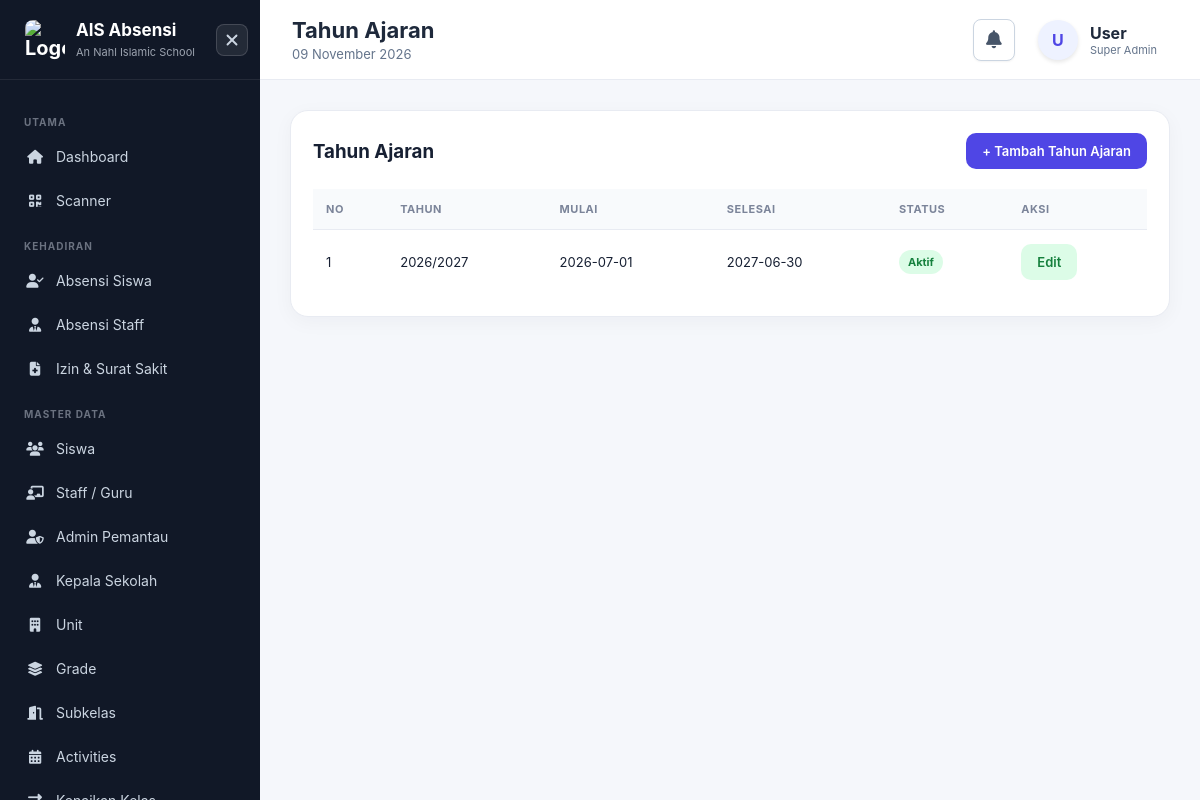
Page /academic_years/index.php (signed in) on the committed database.
### tables this page shows
CREATE TABLE `app_menus` (
  `id` int unsigned NOT NULL AUTO_INCREMENT,
  `menu_key` varchar(50) DEFAULT NULL COMMENT 'Identifier unik, digunakan di checkUserAccess()',
  `menu_name` varchar(100) NOT NULL,
  `category` varchar(50) NOT NULL DEFAULT 'UTAMA',
  `menu_url` varchar(255) NOT NULL,
  `menu_icon` varchar(50) DEFAULT NULL COMMENT 'Class FontAwesome: fa-home, fa-qrcode, dst.',
  `parent_id` int unsigned DEFAULT NULL,
  `sort_order` int DEFAULT '0',
  `is_active` tinyint(1) DEFAULT '1',
  PRIMARY KEY (`id`),
  UNIQUE KEY `uq_menu_key` (`menu_key`)
);

CREATE TABLE `academic_years` (
  `id` bigint unsigned NOT NULL AUTO_INCREMENT,
  `name` varchar(20) NOT NULL,
  `start_date` date NOT NULL,
  `end_date` date NOT NULL,
  `status` enum('draft','active','closed') NOT NULL DEFAULT 'draft',
  `created_at` timestamp NULL DEFAULT CURRENT_TIMESTAMP,
  `updated_at` timestamp NULL DEFAULT CURRENT_TIMESTAMP ON UPDATE CURRENT_TIMESTAMP,
  PRIMARY KEY (`id`),
  UNIQUE KEY `name` (`name`)
);

### config/security.php (called while the page is built, shortened)
<?php
function e($value)
{
    return htmlspecialchars(
        $value ?? '',
        ENT_QUOTES,
        'UTF-8'
    );
}

### public/academic_years/index.php (the view, shortened to what this page needs)
<?php
require_once '../../config/database.php';
require_once '../../config/security.php';
$years =
    $pdo->query("
        SELECT *
        FROM academic_years
        ORDER BY
            start_date DESC
    ")->fetchAll();
require '../../includes/header.php';
?>
<div class="card">
<div class="card-header">
<h3>
    Tahun Ajaran
</h3>
<a
    href="create.php"
    class="btn btn-primary"
>
    + Tambah Tahun Ajaran
</a>
</div>
<div class="table-wrapper">
<table>
<thead>
<tr>
<th>No</th>
<th>Tahun</th>
<th>Mulai</th>
<th>Selesai</th>
<th>Status</th>
<th>Aksi</th>
</tr>
</thead>
<tbody>
<?php foreach (
    $years as $index => $year
): ?>
<tr>
<td>
    <?= $index + 1 ?>
</td>
<td>
    <?= e($year['name']) ?>
</td>
<td>
    <?= e($year['start_date']) ?>
</td>
<td>
    <?= e($year['end_date']) ?>
</td>
<td>
<?php if (
    $year['status'] === 'active'
): ?>
<span class="badge badge-success">
    Aktif
</span>
<?php elseif (
    $year['status'] === 'closed'
): ?>
<span class="badge badge-danger">
    Ditutup
</span>
<?php else: ?>
<span class="badge">
    Draft
</span>
<?php endif; ?>
</td>
<td>
<a
    href="edit.php?id=<?= $year['id'] ?>"
    class="btn btn-success"
>
    Edit
</a>
</td>
</tr>
<?php endforeach; ?>
</tbody>
</table>
</div>
</div>
<?php require '../../includes/footer.php'; ?>

### includes/sidebar.php (shortened to what this page needs)
<?php
$currentRole = $_SESSION['role'] ?? '';
$isSuperAdmin = ($currentRole === 'super_admin');
$currentUserId = (int)($_SESSION['user_id'] ?? 0);
global $pdo;
$rawMenus = [];
if (isset($pdo) && $currentUserId > 0) {
    if ($isSuperAdmin) {
        $stmtNav = $pdo->query("
            SELECT id, menu_key, menu_name, category, menu_url, menu_icon, parent_id, sort_order
            FROM app_menus
            WHERE is_active = 1
            ORDER BY sort_order ASC, id ASC
        ");
        $rawMenus = $stmtNav->fetchAll(PDO::FETCH_ASSOC);
    }
}
$menuUrlMap = [
    'dashboard'             => '/dashboard.php',
    'scanner'               => '/scanner.php',
    'attendance_students'   => '/attendance/students.php',
    'attendance_staff'      => '/attendance/staff.php',
    'student_permits'       => '/attendance/permits.php',
    'student_achievements'  => '/achievements/index.php',
    'master_students'       => '/students/index.php',
    'master_staff'          => '/staff/index.php',
    'master_admins'         => '/admins/index.php',
    'master_kepsek'         => '/kepala_sekolah/index.php',
    'master_units'          => '/units/index.php',
    'master_grades'         => '/grades/index.php',
    'master_classes'        => '/classes/index.php',
    'master_activities'     => '/activities/index.php',
    'master_enrollments'    => '/enrollments/index.php',
    'master_schedules'      => '/weekly_schedules/index.php',
    'master_academic_years' => '/academic_years/index.php',
    'reports_attendance'    => '/reports/index.php',
    'reports_overtimes'     => '/overtimes/index.php',
    'access_control'        => '/kelola/index.php',
    'user_activity'         => '/kelola/activity.php',
    'activity_logs'         => '/kelola/audit_logs.php',
    'auto_attendance'       => '/kelola/auto_attendance.php',
    'data_cctv'             => '/cctv/index.php',
    'whatsapp_notif'        => '/whatsapp/index.php',
    'mentoring_dashboard'   => '/mentoring/index.php',
    'mentoring_assignments' => '/mentoring/assignments.php',
    'mentoring_report'      => '/mentoring/report.php',
    'mentoring_adab'        => '/mentoring/adab_monitoring.php',
    'mentoring_curriculum'  => '/mentoring/curriculum.php',
    'supervisi_dashboard'   => '/supervisi/index.php',
    'supervisi_sejawat'     => '/supervisi/peer.php',
    'supervisi_kepsek'      => '/supervisi/principal.php',
    'supervisi_jadwal'      => '/supervisi/schedules.php',
    'supervisi_rekap'       => '/supervisi/reports.php',
    'supervisi_rubrik'      => '/supervisi/rubrics.php',
    'kinerja_nilai_paralel'      => '/kinerja/index.php',
    'kinerja_tertinggi_terendah' => '/kinerja/tertinggi_terendah.php',
];
$allMenuUrls = [];
if (!empty($rawMenus)) {
    foreach ($rawMenus as $rm) {
        if (!empty($rm['menu_key']) && isset($menuUrlMap[$rm['menu_key']])) {
            $allMenuUrls[] = $menuUrlMap[$rm['menu_key']];
        } elseif (!empty($rm['menu_url']) && $rm['menu_url'] !== '#') {
            $allMenuUrls[] = '/' . ltrim($rm['menu_url'], '/');
        }
    }
}
$currentPath = parse_url($_SERVER['REQUEST_URI'] ?? '', PHP_URL_PATH);
if (!function_exists('isActiveMenu')) {
    function isActiveMenu(string $menuUrl, string $currentPath, ?array $knownUrls = null): bool {
        $curr = str_replace('\\', '/', $currentPath);
        $urlPath = '/' . ltrim($menuUrl, '/');
        if (strpos($curr, $urlPath) !== false) {
            return true;
        }
        $currentFilename = basename($curr);
        $dir = dirname(ltrim($menuUrl, '/'));
        return false;
    }
}
$parentsByCategory = [];
$childrenByParentId = [];
foreach ($rawMenus as $m) {
    $parentId = !empty($m['parent_id']) ? (int)$m['parent_id'] : 0;
    if ($parentId > 0) {
        $childrenByParentId[$parentId][] = $m;
    } else {
        $cat = strtoupper($m['category'] ?? 'LAINNYA');
        $parentsByCategory[$cat][] = $m;
    }
}
?>
<aside class="sidebar" id="sidebar">
    <div class="brand" style="position: relative;">
        <div style="display: flex; align-items: center; gap: 10px;">
            <div class="brand-icon" style="background:transparent; padding:0; display:flex; justify-content:center; align-items:center;">
                <img src="<?= BASE_URL ?>/favicon.png" alt="Logo" style="width: 40px; height: 40px; border-radius: 8px; object-fit: cover;">
            </div>
            <div>
                <strong>AIS Absensi</strong>
                <small>An Nahl Islamic School</small>
            </div>
        </div>
        <button id="closeSidebar" class="btn-close-sidebar" onclick="closeSidebarMenu(event)" title="Tutup Menu" type="button">
            <svg width="18" height="18" viewBox="0 0 24 24" fill="none" stroke="currentColor" stroke-width="2.5" stroke-linecap="round" stroke-linejoin="round" style="pointer-events: none;">
                <line x1="18" y1="6" x2="6" y2="18"></line>
                <line x1="6" y1="6" x2="18" y2="18"></line>
            </svg>
        </button>
    </div>
    <nav>
        <?php if (empty($rawMenus)): ?>
            <div style="padding: 20px 12px; color: #94a3b8; font-size: 13px; text-align: center;">
                <i class="fa-solid fa-lock" style="display:block; font-size:24px; margin-bottom:8px;"></i>
                Belum ada menu yang diizinkan.
            </div>
        <?php else: ?>
            <?php foreach ($parentsByCategory as $category => $items): ?>
                <span class="menu-title"><?= htmlspecialchars($category) ?></span>
                <?php foreach ($items as $item):
                    $itemId = (int)$item['id'];
                    $hasChildren = !empty($childrenByParentId[$itemId]);
                    if ($hasChildren):
                        $children = $childrenByParentId[$itemId];
                        $isAnyChildActive = false;
                        foreach ($children as $ch) {
                            $chTarget = $menuUrlMap[$ch['menu_key']] ?? ('/' . ltrim($ch['menu_url'], '/'));
                            if (isActiveMenu($chTarget, $currentPath, $allMenuUrls)) {
                                $isAnyChildActive = true;
                                break;
                            }
                        }
                        $parentIcon = !empty($item['menu_icon']) ? $item['menu_icon'] : 'fa-folder';
                        if (strpos($parentIcon, 'fa-') !== false && strpos($parentIcon, 'fa-solid ') === false) {
                            $parentIcon = 'fa-solid ' . $parentIcon;
                        }
                        $dropdownKey = 'sidebar_dd_' . $itemId;
                    ?>
                        <div class="sidebar-dropdown">
                            <button type="button"
                                    class="sidebar-dropdown-btn <?= $isAnyChildActive ? 'has-active-child open' : '' ?>"
                                    id="btn_<?= $dropdownKey ?>"
                                    onclick="toggleSidebarDropdown('<?= $dropdownKey ?>', event)">
                                <div class="parent-info">
                                    <i class="<?= htmlspecialchars($parentIcon) ?>" style="width:18px; text-align:center;"></i>
                                    <span><?= htmlspecialchars($item['menu_name']) ?></span>
                                </div>
                                <i class="fa-solid fa-chevron-down chevron-icon"></i>
                            </button>
                            <div class="sidebar-submenu <?= $isAnyChildActive ? 'show' : '' ?>" id="<?= $dropdownKey ?>">
                                <?php foreach ($children as $child):
                                    $chTarget = $menuUrlMap[$child['menu_key']] ?? ('/' . ltrim($child['menu_url'], '/'));
                                    $chUrl = BASE_URL . $chTarget;
                                    $chActive = isActiveMenu($chTarget, $currentPath, $allMenuUrls);
                                    $chIcon = !empty($child['menu_icon']) ? $child['menu_icon'] : 'fa-circle-dot';
                                    if (strpos($chIcon, 'fa-') !== false && strpos($chIcon, 'fa-solid ') === false) {
                                        $chIcon = 'fa-solid ' . $chIcon;
                                    }
                                ?>
                                    <a href="<?= $chUrl ?>" class="<?= $chActive ? 'active' : '' ?>">
                                        <i class="<?= htmlspecialchars($chIcon) ?>" style="width:16px; font-size:12px; text-align:center;"></i>
                                        <span><?= htmlspecialchars($child['menu_name']) ?></span>
                                    </a>
                                <?php endforeach; ?>
                            </div>
                        </div>
                    <?php else:
                        $targetPath = $menuUrlMap[$item['menu_key']] ?? ('/' . ltrim($item['menu_url'], '/'));
                        $url = BASE_URL . $targetPath;
                        $isActive = isActiveMenu($targetPath, $currentPath, $allMenuUrls);
                        $iconClass = !empty($item['menu_icon']) ? $item['menu_icon'] : 'fa-circle';
                        if (strpos($iconClass, 'fa-') !== false && strpos($iconClass, 'fa-solid ') === false) {
                            $iconClass = 'fa-solid ' . $iconClass;
                        }
                        $isScanner = ($item['menu_key'] === 'scanner');
                        $extraAttr = $isScanner ? ' onclick="handleScannerMenuClick(event)"' : '';
                    ?>
                        <a href="<?= $url ?>"<?= $isActive ? ' class="active"' : '' ?><?= $extraAttr ?>>
                            <i class="<?= htmlspecialchars($iconClass) ?>" style="width:18px; text-align:center;"></i>
                            <span><?= htmlspecialchars($item['menu_name']) ?></span>
                        </a>
                    <?php endif; ?>
                <?php endforeach; ?>
            <?php endforeach; ?>
        <?php endif; ?>
    </nav>
</aside>

### assets/css/style.css (style rules this page uses)
* { box-sizing: border-box; }
:root { --primary: #4f46e5; --primary-dark: #3730a3; --bg: #f5f7fb; --card: #ffffff; --text: #172033; --muted: #7b8499; --border: #e8ebf2; --success: #16a34a; --danger: #dc2626; --warning: #d97706; --sidebar: #111827; }
body { margin: 0; font-family: Inter, Arial, sans-serif; background: var(--bg); color: var(--text); }
a { text-decoration: none; color: inherit; }
.sidebar { width: 260px; background: var(--sidebar); color: white; position: fixed; left: 0; top: 0; bottom: 0; z-index: 100; overflow-y: auto; }
.brand { height: 80px; display: flex; align-items: center; gap: 12px; padding: 0 24px; border-bottom: 1px solid rgba(255,255,255,.08); }
.brand-icon { width: 42px; height: 42px; border-radius: 12px; display: grid; place-items: center; background: linear-gradient( 135deg, #6366f1, #8b5cf6 ); font-weight: bold; font-size: 20px; }
.brand strong { display: block; font-size: 17px; }
.brand small { color: #9ca3af; font-size: 11px; }
nav { padding: 20px 12px; }
.menu-title { display: block; padding: 16px 12px 8px; color: #6b7280; font-size: 10px; font-weight: bold; letter-spacing: 1px; }
nav a { display: flex; align-items: center; gap: 12px; padding: 12px 14px; border-radius: 10px; color: #cbd5e1; font-size: 14px; margin-bottom: 3px; transition: .2s; }
.card { background: white; border: 1px solid var(--border); border-radius: 18px; padding: 22px; box-shadow: 0 5px 20px rgba(15,23,42,.04); margin-bottom: 20px; }
.card-header { display: flex; justify-content: space-between; align-items: center; margin-bottom: 20px; }
.card-header h3 { margin: 0; }
.btn { display: inline-flex; align-items: center; justify-content: center; gap: 7px; padding: 10px 16px; border: 0; border-radius: 10px; cursor: pointer; font-size: 13px; font-weight: 600; }
.btn-primary { background: var(--primary); color: white; }
.btn-success { background: #dcfce7; color: #15803d; }
.table-wrapper { width: 100%; overflow-x: auto; }
table { width: 100%; border-collapse: collapse; min-width: 700px; }
th { text-align: left; font-size: 11px; text-transform: uppercase; letter-spacing: .5px; color: var(--muted); padding: 13px; background: #f8fafc; }
td { padding: 14px 13px; border-top: 1px solid var(--border); font-size: 13px; }
.badge { display: inline-flex; padding: 5px 9px; border-radius: 20px; font-size: 11px; font-weight: 700; }
.badge-success { color: #15803d; background: #dcfce7; }
.table-wrapper { width: 100%; overflow-x: auto; -webkit-overflow-scrolling: touch; }

### includes/header.php (style rules this page uses)
.btn-close-sidebar { position: absolute; right: 12px; top: 50%; transform: translateY(-50%); background: rgba(255, 255, 255, 0.08); border: 1px solid rgba(255, 255, 255, 0.15); color: #cbd5e1; width: 32px; height: 32px; border-radius: 8px; display: flex; align-items: center; justify-content: center; cursor: pointer; transition: all 0.2s ease; user-select: none; -webkit-tap-highlight-color: transparent; z-index: 10; }
.btn-close-sidebar svg { pointer-events: none; }

### rows in the picture
app_menus: menu_name "Dashboard"
app_menus: menu_name "Scanner"
app_menus: menu_name "Absensi Siswa"
app_menus: menu_name "Absensi Staff"
app_menus: menu_name "Izin & Surat Sakit"
app_menus: menu_name "Siswa"
app_menus: menu_name "Staff / Guru"
app_menus: menu_name "Admin Pemantau"
app_menus: menu_name "Kepala Sekolah"
app_menus: menu_name "Unit"
app_menus: menu_name "Grade"
app_menus: menu_name "Subkelas"
app_menus: menu_name "Activities"
academic_years: name "2026/2027", start_date "2026-07-01", end_date "2027-06-30", status "Aktif"

### other values in the picture
$category "UTAMA"
$category "KEHADIRAN"
$category "MASTER DATA"
$pageTitle "Tahun Ajaran"
substr($_SESSION['name'] ?? 'U', 0, 1) "U"
$_SESSION['name'] "User"
str_replace('_', ' ', $_SESSION['role'] ?? '') "Super Admin"
